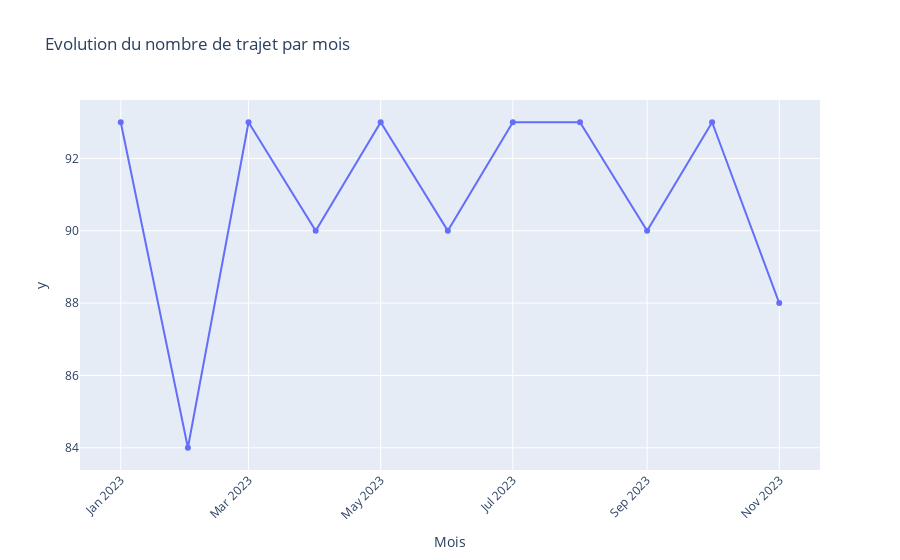

Notebook source saved alongside this figure:
### Code cell
df_transport["Year_Month"] = df_transport["Date"].dt.to_period('M')
evo_nb_trajet_year_month = df_transport.groupby("Mois").size()

fig = px.line(evo_nb_trajet_year_month, x=evo_nb_trajet_year_month.index, y=evo_nb_trajet_year_month.values, title="Evolution du nombre de trajet par mois", markers=True)
fig.update_layout(hovermode="x unified", xaxis_tickangle=-45)

### Figure 1 — Plotly figure (JSON) as saved in the notebook; plotly's stock layout.template omitted (floating-point values rounded to 4 significant figures)
{"data": [{"hovertemplate": "Mois=%{x}<br>y=%{y}<extra></extra>", "legendgroup": "", "line": {"color": "#636efa", "dash": "solid"}, "marker": {"symbol": "circle"}, "mode": "lines+markers", "name": "", "orientation": "v", "showlegend": false, "type": "scatter", "x": ["2023-01", "2023-02", "2023-03", "2023-04", "2023-05", "2023-06", "2023-07", "2023-08", "2023-09", "2023-10", "2023-11"], "xaxis": "x", "y": [93, 84, 93, 90, 93, 90, 93, 93, 90, 93, 88], "yaxis": "y"}], "layout": {"hovermode": "x unified", "legend": {"tracegroupgap": 0}, "title": {"text": "Evolution du nombre de trajet par mois"}, "xaxis": {"anchor": "y", "domain": [0, 1], "tickangle": -45, "title": {"text": "Mois"}}, "yaxis": {"anchor": "x", "domain": [0, 1], "title": {"text": "y"}}}}
